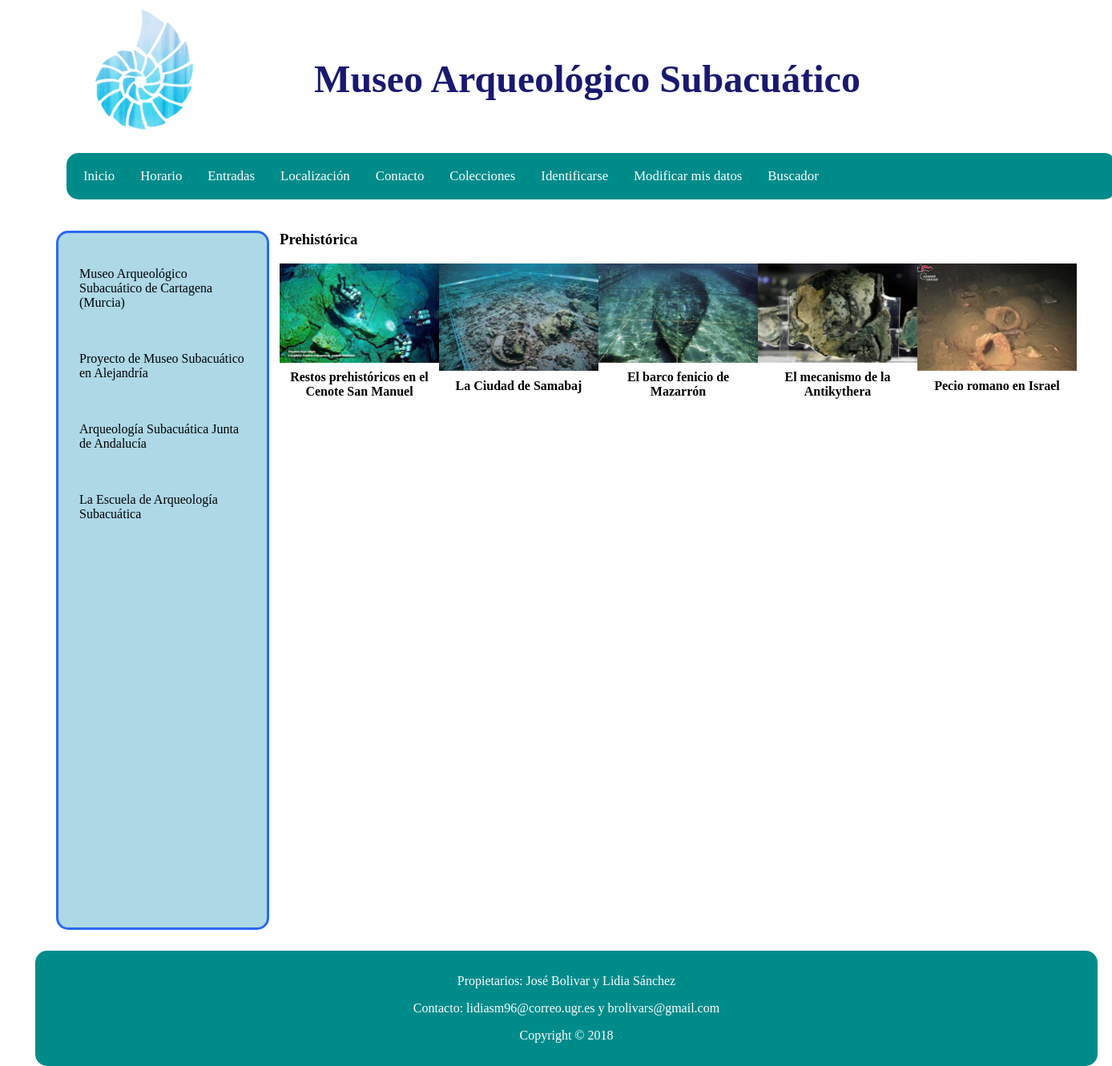
Screenshot of /PHP/index.php?coleccion=Prehistórica (signed in) with the database file from the repository.
### tables this page shows
CREATE TABLE `obras` (
  `ID` int(3) NOT NULL,
  `miniatura` text NOT NULL,
  `descripcion` text NOT NULL,
  `Titulo` text NOT NULL,
  `Imagen` text NOT NULL,
  `Fecha_Publicacion` timestamp NULL DEFAULT NULL ON UPDATE CURRENT_TIMESTAMP,
  `Fecha_Modificacion` timestamp NOT NULL DEFAULT '0000-00-00 00:00:00'
);

### PHP/index.php (called while the page is built, shortened)
<?php
    require_once("bd/ConexionBD.php");
    require("controladores/controlador_Colecciones.php");
?>

### PHP/bd/ConexionBD.php (called while the page is built, shortened)
<?php
    class ConexionBD {
        public static function abrirConexion() {
    	    $conexion = new mysqli('localhost', 'sibw1718', 'sibw1718') or exit('No se pudo conectar con el servidor');
    	    mysqli_select_db($conexion,'p5_sibw_bd') or die ( "No se ha podido conectar a la base de datos" );
        	mysqli_set_charset($conexion, 'utf8');
        	return $conexion;
        }
    }
?>

### PHP/modelos/modelo_Obras.php (called while the page is built, shortened)
<?php
class ModeloObras{
	public $conexionBD;
    public function __construct() {
	    $this->conexionBD = ConexionBD::abrirConexion();
    }
    public function getColeccion($id_coleccion) {
        $seleccion = "SELECT obra_asociada FROM colecciones INNER JOIN
            obras ON colecciones.obra_asociada=obras.ID WHERE nombre_coleccion='$id_coleccion'";
        $resultado = mysqli_query ($this->conexionBD, $seleccion);
        $obrasColeccion = array();
        while ( $fila = mysqli_fetch_array ($resultado, MYSQLI_ASSOC) ) {
            $obrasColeccion[] = $fila['obra_asociada'];
        }
        $obrasColeccion_todo = array();
        $numFilas = mysqli_num_rows($resultado);
        $indice = 0;
        while ($indice < $numFilas) {
            $consulta2 = "SELECT * FROM obras WHERE ID='$obrasColeccion[$indice]' ";
            $resultado2 = mysqli_query ($this->conexionBD, $consulta2);
            while ( $fila2 = mysqli_fetch_array ($resultado2, MYSQLI_ASSOC) ) {
                $obrasColeccion_todo[] = $fila2;
            }
            $indice = $indice + 1;
        }
        return $obrasColeccion_todo;
    }
}
?>

### PHP/vistas/coleccion.php (the view)
<html>
	<?php include("cabeceraObra.php"); ?>
	<body>
	    <div id="pagina">
	    	<?php
	    		include("header.php");
            	include("sidebar.php");
			?>
			<h3 id="titulo_coleccion">
				<?php echo $nombreColeccionSeleccionada; ?>
			</h3>
			<div class="bloque_obras_colecciones">
				<?php
					for ($i=0; $i < count($coleccionSeleccionada); $i++){
						echo	"<div class='obras'> ";
						echo	"<a href='?obra=".$coleccionSeleccionada[$i]['ID']."'>" ;
						echo 	"<img src='../Imagenes/" .$coleccionSeleccionada[$i]['Imagen']. "'>";
						echo	"<div class='pie_foto'>" .$coleccionSeleccionada[$i]['Titulo']. "</div>";
						echo	"</a>";
						echo	"</div>";
					}
				?>
			</div>
			<?php include("footer.php");?>
		</div>
	</body>
</html>

### CSS/estilo-obras-portada.css (style rules this page uses)
body { font-size: 100%; padding: 0; margin: 0; }
#pagina { width: 1300px; height: auto; position: relative; margin:0 auto; }
img { width: 100%; height: auto; }
.obras img { width: 100%; height: auto; float: left; margin-bottom: 5%; }
.obras a { text-decoration: none; }
.pie_foto { text-align: center; color: black; font-weight: bold; font-size: 100%; margin-bottom: 10%; width: 100%; }
.bloque_obras_colecciones { display: flex; margin-bottom: 2%; min-width: 60%; }
#titulo_coleccion { margin-right: 150px; margin-left: 50px; }

### CSS/estilo-print.css (style rules this page uses)
body { font-size: 100%; margin-left: 50px; }
img { width: 100%; height: 20%; position: absolute; margin-top: -40%; }
.pie_foto { text-align: center; color: black; font-weight: bold; font-size: 100%; margin-bottom: 10%; margin-top: -10%; width: 100%; position: absolute; }
#titulo_coleccion { margin-right: 150px; margin-left: 50px; }

### rows the page displays
obras: Imagen (picture), Titulo "Restos prehistóricos en el Cenote San Manuel"
obras: Imagen (picture), Titulo "La Ciudad de Samabaj"
obras: Imagen (picture), Titulo "El barco fenicio de Mazarrón"
obras: Imagen (picture), Titulo "El mecanismo de la Antikythera"
obras: Imagen (picture), Titulo "Pecio romano en Israel"

### other values shown
$nombresMenus[$i] "Inicio"
$nombresMenus[$i] "Horario"
$nombresMenus[$i] "Entradas"
$nombresMenus[$i] "Localización"
$nombresMenus[$i] "Contacto"
$nombresMenus[$i] "Colecciones"
$nombresMenus[$i] "Identificarse"
$nombresMenus[$i] "Modificar mis datos"
$nombresMenus[$i] "Buscador"
$nombreColeccionSeleccionada "Prehistórica"
